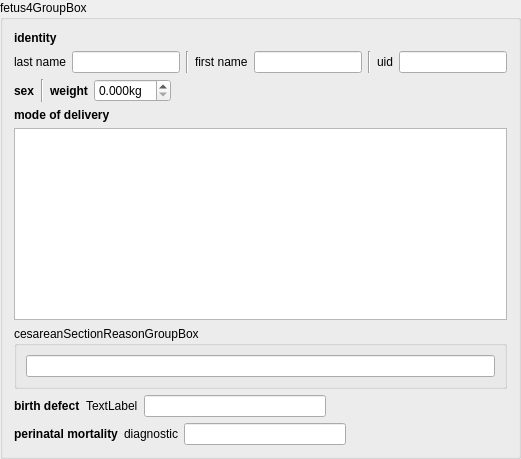
       <widget class="QGroupBox" name="fetus4GroupBox">
        <property name="title">
         <string>fetus4GroupBox</string>
        </property>
        <layout class="QVBoxLayout" name="verticalLayout_9">
         <item>
          <layout class="QGridLayout" name="gridLayout_5">
           <item row="1" column="2">
            <widget class="Line" name="line_13">
             <property name="orientation">
              <enum>Qt::Vertical</enum>
             </property>
            </widget>
           </item>
           <item row="0" column="0">
            <widget class="QLabel" name="f4IdentityLabel">
             <property name="font">
              <font>
               <weight>75</weight>
               <bold>true</bold>
              </font>
             </property>
             <property name="text">
              <string>identity</string>
             </property>
            </widget>
           </item>
           <item row="1" column="0">
            <widget class="QLabel" name="f4LastNameLabel">
             <property name="text">
              <string>last name</string>
             </property>
            </widget>
           </item>
           <item row="1" column="1">
            <widget class="QLineEdit" name="f4LastNameLineEdit"/>
           </item>
           <item row="1" column="3">
            <widget class="QLabel" name="f4FirstNameLabel">
             <property name="text">
              <string>first name</string>
             </property>
            </widget>
           </item>
           <item row="1" column="4">
            <widget class="QLineEdit" name="f4FirstNameLineEdit"/>
           </item>
           <item row="1" column="7">
            <widget class="QLineEdit" name="f4UidLineEdit"/>
           </item>
           <item row="1" column="6">
            <widget class="QLabel" name="f4UidLabel">
             <property name="text">
              <string>uid</string>
             </property>
            </widget>
           </item>
           <item row="1" column="5">
            <widget class="Line" name="line_14">
             <property name="orientation">
              <enum>Qt::Vertical</enum>
             </property>
            </widget>
           </item>
          </layout>
         </item>
         <item>
          <layout class="QHBoxLayout" name="horizontalLayout_21">
           <item>
            <widget class="QLabel" name="f4SexLabel">
             <property name="font">
              <font>
               <weight>75</weight>
               <bold>true</bold>
              </font>
             </property>
             <property name="text">
              <string>sex</string>
             </property>
            </widget>
           </item>
           <item>
            <layout class="QHBoxLayout" name="f4SexRadioLayout"/>
           </item>
           <item>
            <widget class="Line" name="line_15">
             <property name="orientation">
              <enum>Qt::Vertical</enum>
             </property>
            </widget>
           </item>
           <item>
            <widget class="QLabel" name="f4WeightLabel">
             <property name="font">
              <font>
               <weight>75</weight>
               <bold>true</bold>
              </font>
             </property>
             <property name="text">
              <string>weight</string>
             </property>
            </widget>
           </item>
           <item>
            <widget class="QDoubleSpinBox" name="f4WeightDoubleSpinBox">
             <property name="suffix">
              <string>kg</string>
             </property>
             <property name="decimals">
              <number>3</number>
             </property>
             <property name="maximum">
              <double>10.000000000000000</double>
             </property>
             <property name="singleStep">
              <double>0.010000000000000</double>
             </property>
            </widget>
           </item>
           <item>
            <spacer name="horizontalSpacer_7">
             <property name="orientation">
              <enum>Qt::Horizontal</enum>
             </property>
             <property name="sizeHint" stdset="0">
              <size>
               <width>40</width>
               <height>20</height>
              </size>
             </property>
            </spacer>
           </item>
          </layout>
         </item>
         <item>
          <layout class="QVBoxLayout" name="verticalLayout_10">
           <item>
            <widget class="QLabel" name="f4ModeOfDeliveryLabel">
             <property name="font">
              <font>
               <weight>75</weight>
               <bold>true</bold>
              </font>
             </property>
             <property name="text">
              <string>mode of delivery</string>
             </property>
            </widget>
           </item>
           <item>
            <widget class="QListView" name="f4ModeOfDeliveryListView"/>
           </item>
          </layout>
         </item>
         <item>
          <widget class="QGroupBox" name="f4CesareanSectionReasonGroupBox">
           <property name="title">
            <string>cesareanSectionReasonGroupBox</string>
           </property>
           <layout class="QHBoxLayout" name="horizontalLayout_22">
            <item>
             <widget class="QLineEdit" name="f4CesareanSectionReasonLlineEdit"/>
            </item>
           </layout>
          </widget>
         </item>
         <item>
          <layout class="QHBoxLayout" name="horizontalLayout_23">
           <item>
            <widget class="QLabel" name="f4BirthDefectLabel">
             <property name="font">
              <font>
               <weight>75</weight>
               <bold>true</bold>
              </font>
             </property>
             <property name="text">
              <string>birth defect</string>
             </property>
            </widget>
           </item>
           <item>
            <layout class="QHBoxLayout" name="f4BirthDefectRadioLayout"/>
           </item>
           <item>
            <widget class="QLabel" name="f4BirthDefectDiagnosticLabel">
             <property name="text">
              <string>TextLabel</string>
             </property>
            </widget>
           </item>
           <item>
            <widget class="QLineEdit" name="f4BirthDefectLineEdit"/>
           </item>
           <item>
            <spacer name="horizontalSpacer_21">
             <property name="orientation">
              <enum>Qt::Horizontal</enum>
             </property>
             <property name="sizeHint" stdset="0">
              <size>
               <width>40</width>
               <height>20</height>
              </size>
             </property>
            </spacer>
           </item>
          </layout>
         </item>
         <item>
          <layout class="QHBoxLayout" name="horizontalLayout_24">
           <item>
            <widget class="QLabel" name="f4PerinatalMortalityLabel">
             <property name="font">
              <font>
               <weight>75</weight>
               <bold>true</bold>
              </font>
             </property>
             <property name="text">
              <string>perinatal mortality</string>
             </property>
            </widget>
           </item>
           <item>
            <layout class="QHBoxLayout" name="f4PerinatalMortalityRadioLayout"/>
           </item>
           <item>
            <widget class="QLabel" name="f4PerinatalMortalityDiagnosticLabel">
             <property name="text">
              <string>diagnostic</string>
             </property>
            </widget>
           </item>
           <item>
            <widget class="QLineEdit" name="f4PerinatalMortalityDiagnosticLineEdit"/>
           </item>
           <item>
            <spacer name="horizontalSpacer_13">
             <property name="orientation">
              <enum>Qt::Horizontal</enum>
             </property>
             <property name="sizeHint" stdset="0">
              <size>
               <width>40</width>
               <height>20</height>
              </size>
             </property>
            </spacer>
           </item>
          </layout>
         </item>
        </layout>
       </widget>
